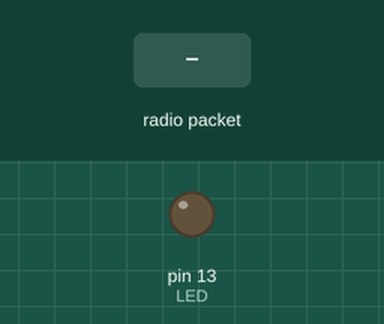
Recording of a sketch running on a simulated Teensy 4. Parts: output pins drawn as LEDs (lit = HIGH). Inputs (shaded band) come from the test bench. The local clock reads 2024-03-15 10:24:30 at power-on unless the sketch sets it; no radio packets arrive unless stated; no MQTT or app messages arrive unless stated; pins used as bus, display or sensor lines are not drawn; what the sketch prints to the serial monitor is not drawn.

Above: at 1.3 s.
1.4 s: radio packet "1" arrives
At 1.63 s:
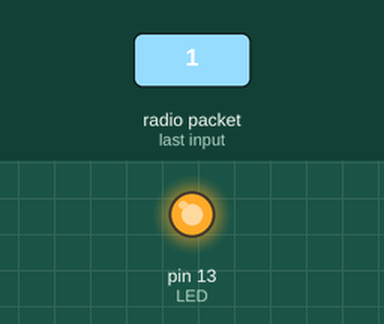
6.1 s: radio packet "0" arrives
At 7.5 s:
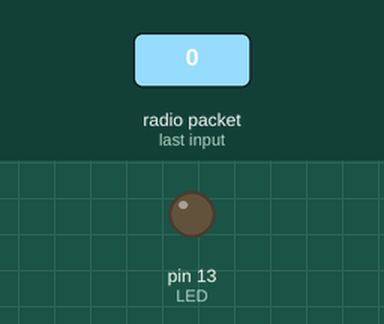
9.1 s: radio packet "2" arrives
At 9.8 s:
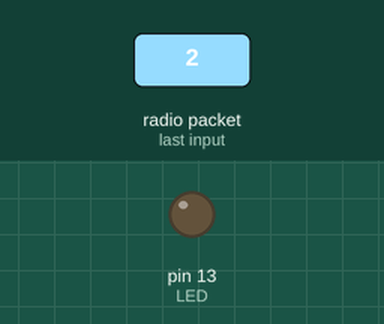
Timing chart, 0 to 11.6 s (numbered marks = the images above; inputs shaded):
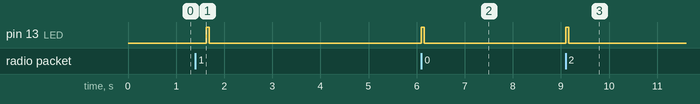

Measured:
- after the input at 1.4 s, pin 13 (LED): LOW → HIGH after 0.23 s, → LOW 0.06 s later
- after the input at 6.1 s, pin 13 (LED): LOW → HIGH at once, → LOW 0.06 s later
- after the input at 9.1 s, pin 13 (LED): LOW → HIGH at once, → LOW 0.06 s later

The sketch:

LoRa_RX_FWD.ino
```cpp
// Feather9x_RX
// -*- mode: C++ -*-
// Example sketch showing how to create a simple messaging client (receiver)
// with the RH_RF95 class. RH_RF95 class does not provide for addressing or
// reliability, so you should only use RH_RF95 if you do not need the higher
// level messaging abilities.
// It is designed to work with the other example Feather9x_TX

#include <SPI.h>
#include <RH_RF95.h>

// Libraries and code for sending data on the cloud via MQTT
#include "EspMQTTClient.h"
#include <Wire.h> // Library for I2C communication
#include "RTClib.h"

char* ESPName = "Gate_1";
char* TOPIC = "LoRa";

RTC_DS3231 rtc;

EspMQTTClient client(
  "NETGEAR_CBE",  //THIS SHOULD BE CalGuest SSID
  "happybug682", // router password, maybe blank for CalGuest?
  //"pioneerNet107", //SSID
  //"d1$0n3$t0#107", //router password
  "159.223.196.81",  // MQTT Broker server ip
  //"MQTTUsername",   // Can be omitted if not needed
  //"MQTTPassword",   // Can be omitted if not needed
  ESPName      // Client name that uniquely identify your device
);

// save time into variable for the keep alive message to send to the broker
//uint8_t previousHour;

#if defined(ESP8266)
  /* for ESP w/featherwing */
  #define RFM95_CS  2    // "E"
  #define RFM95_RST 16   // "D"
  #define RFM95_INT 15   // "B"

#elif defined(ADAFRUIT_FEATHER_M0) || defined(ADAFRUIT_FEATHER_M0_EXPRESS) || defined(ARDUINO_SAMD_FEATHER_M0)
 // Feather M0 w/Radio
  #define RFM95_CS      8
  #define RFM95_INT     3
  #define RFM95_RST     4

#elif defined(ARDUINO_ADAFRUIT_FEATHER_ESP32S2) || defined(ARDUINO_NRF52840_FEATHER) || defined(ARDUINO_NRF52840_FEATHER_SENSE)
  #define RFM95_INT     9  // "A"
  #define RFM95_CS      10  // "B"
  #define RFM95_RST     11  // "C"

#elif defined(ESP32)
  /* ESP32 feather w/wing */
  #define RFM95_RST     27   // "A"
  #define RFM95_CS      33   // "B"
  #define RFM95_INT     12   //  next to A

#elif defined(ARDUINO_NRF52832_FEATHER)
  /* nRF52832 feather w/wing */
  #define RFM95_RST     7   // "A"
  #define RFM95_CS      11   // "B"
  #define RFM95_INT     31   // "C"
  #define LED           17

#elif defined(TEENSYDUINO)
  /* Teensy 3.x w/wing */
  #define RFM95_RST     9   // "A"
  #define RFM95_CS      10   // "B"
  #define RFM95_INT     4    // "C"
#endif


// Change to 434.0 or other frequency, must match RX's freq!
#define RF95_FREQ 868.0

// Singleton instance of the radio driver
RH_RF95 rf95(RFM95_CS, RFM95_INT);

// Blinky on receipt
#define LED 13

void setup()
{
  pinMode(LED, OUTPUT);
  pinMode(RFM95_RST, OUTPUT);
  digitalWrite(RFM95_RST, HIGH);

  Serial.begin(115200);
  while (!Serial) {
    delay(1);
  }
  delay(100);

  Serial.println("Feather LoRa RX Test!");

  // manual reset
  digitalWrite(RFM95_RST, LOW);
  delay(10);
  digitalWrite(RFM95_RST, HIGH);
  delay(10);

  while (!rf95.init()) {
    Serial.println("LoRa radio init failed");
    Serial.println("Uncomment '#define SERIAL_DEBUG' in RH_RF95.cpp for detailed debug info");
    while (1);
  }
  Serial.println("LoRa radio init OK!");

  // Defaults after init are 434.0MHz, modulation GFSK_Rb250Fd250, +13dbM
  if (!rf95.setFrequency(RF95_FREQ)) {
    Serial.println("setFrequency failed");
    while (1);
  }
  Serial.print("Set Freq to: "); Serial.println(RF95_FREQ);

  // Defaults after init are 434.0MHz, 13dBm, Bw = 125 kHz, Cr = 4/5, Sf = 128chips/symbol, CRC on

  // The default transmitter power is 13dBm, using PA_BOOST.
  // If you are using RFM95/96/97/98 modules which uses the PA_BOOST transmitter pin, then
  // you can set transmitter powers from 5 to 23 dBm:
  rf95.setTxPower(23, false);

  // Start I2C
  Serial.println("Start I2C");
  //pinMode(ledPin, OUTPUT);
  Wire.begin(); // Start the I2C

  // Start RTC
  Serial.println("Start RTC");

#ifndef ESP8266
  while (!Serial); // wait for serial port to connect. Needed for native USB
#endif

  if (! rtc.begin()) {
    Serial.println("Couldn't find RTC");
    Serial.flush();
    while (1) delay(10);
  }

  if (rtc.lostPower()) {
    Serial.println("RTC lost power, let's set the time!");
    // When time needs to be set on a new device, or after a power loss, the
    // following line sets the RTC to the date & time this sketch was compiled
    rtc.adjust(DateTime(F(__DATE__), F(__TIME__)));
    // This line sets the RTC with an explicit date & time, for example to set
    // January 21, 2014 at 3am you would call:
    // rtc.adjust(DateTime(2014, 1, 21, 3, 0, 0));
  }
  DateTime now = rtc.now();
  char starttime[20];
  sprintf(starttime, "%02d/%02d/%02d %02d:%02d:%02d ",  now.year(), now.month(), now.day(), now.hour(), now.minute(), now.second() );
  Serial.println(starttime);

  // keep track of the current hour (will be hour? day? in the final project)
  //previousHour = now.hour();
}

// connection with the Cloud server
void onConnectionEstablished() {

  Serial.println("Connection Established");

  //client.subscribe("test", onMessageReceived);
  client.subscribe(TOPIC, onMessageReceived);

  // get time from RTC clock
  DateTime now = rtc.now();
  char starttime[20];
  sprintf(starttime, "%02d/%02d/%02d %02d:%02d:%02d ",  now.year(), now.month(), now.day(), now.hour(), now.minute(), now.second() );

  //client.publish("test", String(ESPName) + " joined the channel");
  client.publish(TOPIC, String(starttime) + String(ESPName) + " joined the channel");
}

void loop()
{
  // start the mqtt loop
  client.loop();

  // save the current time into a variable
  //DateTime alive_now = rtc.now();

  // debug to send serial message over the MQTT
  // if (Serial.available() > 0) {
  //   String myString = Serial.readString();
  //   digitalWrite(ledPin, LOW);   // sets the LED on

  //   DateTime now = rtc.now();
  //   char buf1[20];
  //   sprintf(buf1, "%02d:%02d:%02d %02d/%02d/%02d: ",  now.hour(), now.minute(), now.second(), now.month(), now.day(), now.year());
  //   myString = buf1 + myString;
  //   Serial.println(myString);
  //   //client.publish("test", myString);
  //   client.publish(TOPIC, myString);
  // } else {
  //   digitalWrite(ledPin, HIGH);
  // }

  if (rf95.available())
  {
    // Should be a message for us now
    uint8_t buf[RH_RF95_MAX_MESSAGE_LEN];
    uint8_t len = sizeof(buf);

    if (rf95.recv(buf, &len))
    {
      digitalWrite(LED, HIGH);
      RH_RF95::printBuffer("Received: ", buf, len);
      Serial.print("Got: ");
      Serial.println((char*)buf);
      Serial.print("RSSI: ");
      Serial.println(rf95.lastRssi(), DEC);

      // Send a reply
      uint8_t data[] = "And hello back to you";
      rf95.send(data, sizeof(data));
      rf95.waitPacketSent();
      Serial.println("Sent a reply");
      digitalWrite(LED, LOW);

      // Send data on the cloud
      //String myString = Serial.readString();
      String myString = (char*)buf;
      //digitalWrite(ledPin, LOW);   // sets the LED on
      DateTime now = rtc.now();
      char buf1[20];
      sprintf(buf1, "%02d/%02d/%02d %02d:%02d:%02d ",  now.year(), now.month(), now.day(), now.hour(), now.minute(), now.second() );
      myString = buf1 + myString;
      Serial.println(myString);
      client.publish(TOPIC, myString);
    }
    else
    {
      Serial.println("Receive failed");
      //digitalWrite(ledPin, HIGH);
    }
  }

  // keep alive message
  // if ( alive_now.hour() != previousHour )
  // {
  //   DateTime nalive_now = rtc.now();
  //   previousHour = alive_now.hour();
  //   char starttime[20];
  //   sprintf(starttime, "%02d/%02d/%02d %02d:%02d:%02d ",  alive_now.year(), alive_now.month(), alive_now.day(), alive_now.hour(), alive_now.minute(), alive_now.second() );
  //   client.publish(TOPIC, String(starttime) + String(ESPName) + " alive");
  // }

}

void onMessageReceived(const String& message) {
  Serial.println("message received: " + message);
//  if (message.substring(0, message.indexOf(":")) == ESPName) {
//    String newSetting = message.substring(message.indexOf(":") + 1);
//    Serial.println(newSetting)
//    if (newSetting.substring(0, newSetting.indexOf(":")) == "TIME") {
//      timeString = newSetting.substring(0, newSetting.indexOf(":"))
//      hour = .toInt()
////      rtc.setDOW(WEDNESDAY);     // Set Day-of-Week to SUNDAY
//      rtc.setTime(12, 0, 0);     // Set the time to 12:00:00 (24hr format)
//      rtc.setDate(1, 1, 2014);   // Set the date to January 1st, 2014
//    }
//  }
}
```
